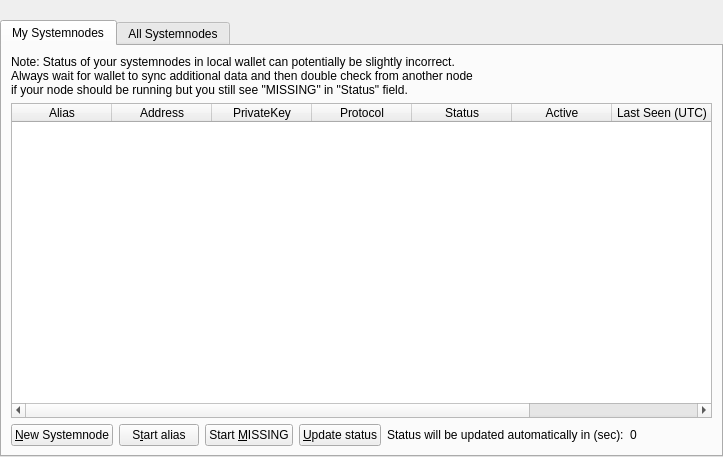
<?xml version="1.0" encoding="UTF-8"?>
<ui version="4.0">
 <class>SystemnodeList</class>
 <widget class="QWidget" name="SystemnodeList">
  <property name="geometry">
   <rect>
    <x>0</x>
    <y>0</y>
    <width>723</width>
    <height>457</height>
   </rect>
  </property>
  <property name="windowTitle">
   <string>Form</string>
  </property>
  <layout class="QVBoxLayout" name="topLayout">
   <property name="leftMargin">
    <number>0</number>
   </property>
   <property name="topMargin">
    <number>0</number>
   </property>
   <property name="rightMargin">
    <number>0</number>
   </property>
   <property name="bottomMargin">
    <number>0</number>
   </property>
   <item>
    <layout class="QVBoxLayout" name="verticalLayout">
     <property name="bottomMargin">
      <number>0</number>
     </property>
     <item>
      <spacer name="horizontalSpacer0">
       <property name="orientation">
        <enum>Qt::Horizontal</enum>
       </property>
       <property name="sizeHint" stdset="0">
        <size>
         <width>40</width>
         <height>20</height>
        </size>
       </property>
      </spacer>
     </item>
     <item>
      <widget class="QTabWidget" name="tabWidget">
       <property name="currentIndex">
        <number>0</number>
       </property>
       <widget class="QWidget" name="tabMySystemnodes">
        <attribute name="title">
         <string>My Systemnodes</string>
        </attribute>
        <layout class="QGridLayout" name="gridLayout_2">
         <item row="0" column="0">
          <layout class="QVBoxLayout" name="verticalLayout_2">
           <property name="bottomMargin">
            <number>0</number>
           </property>
           <item>
            <layout class="QHBoxLayout" name="horizontalLayout_note">
             <property name="bottomMargin">
              <number>0</number>
             </property>
             <item>
              <widget class="QLabel" name="updateNote">
               <property name="text">
                <string>Note: Status of your systemnodes in local wallet can potentially be slightly incorrect.&lt;br /&gt;Always wait for wallet to sync additional data and then double check from another node&lt;br /&gt;if your node should be running but you still see &quot;MISSING&quot; in &quot;Status&quot; field.</string>
               </property>
              </widget>
             </item>
            </layout>
           </item>
           <item>
            <widget class="QTableWidget" name="tableWidgetMySystemnodes">
             <property name="minimumSize">
              <size>
               <width>695</width>
               <height>0</height>
              </size>
             </property>
             <property name="editTriggers">
              <set>QAbstractItemView::NoEditTriggers</set>
             </property>
             <property name="alternatingRowColors">
              <bool>true</bool>
             </property>
             <property name="selectionMode">
              <enum>QAbstractItemView::SingleSelection</enum>
             </property>
             <property name="selectionBehavior">
              <enum>QAbstractItemView::SelectRows</enum>
             </property>
             <property name="sortingEnabled">
              <bool>true</bool>
             </property>
             <attribute name="horizontalHeaderStretchLastSection">
              <bool>true</bool>
             </attribute>
             <column>
              <property name="text">
               <string>Alias</string>
              </property>
             </column>
             <column>
              <property name="text">
               <string>Address</string>
              </property>
             </column>
             <column>
              <property name="text">
               <string>PrivateKey</string>
              </property>
             </column>
             <column>
              <property name="text">
               <string>Protocol</string>
              </property>
             </column>
             <column>
              <property name="text">
               <string>Status</string>
              </property>
             </column>
             <column>
              <property name="text">
               <string>Active</string>
              </property>
             </column>
             <column>
              <property name="text">
               <string>Last Seen (UTC)</string>
              </property>
             </column>
             <column>
              <property name="text">
               <string>Pubkey</string>
              </property>
             </column>
            </widget>
           </item>
           <item>
            <layout class="QHBoxLayout" name="horizontalLayout_5">
             <property name="bottomMargin">
              <number>0</number>
             </property>
             <item>
              <widget class="QPushButton" name="CreateNewSystemnode">
               <property name="text">
                <string>&amp;New Systemnode</string>
               </property>
              </widget>
             </item>
             <item>
              <widget class="QPushButton" name="startButton">
               <property name="text">
                <string>S&amp;tart alias</string>
               </property>
              </widget>
             </item>
             <item>
              <widget class="QPushButton" name="startMissingButton">
               <property name="text">
                <string>Start &amp;MISSING</string>
               </property>
              </widget>
             </item>
             <item>
              <widget class="QPushButton" name="UpdateButton">
               <property name="text">
                <string>&amp;Update status</string>
               </property>
              </widget>
             </item>
             <item>
              <widget class="QLabel" name="autoupdate_label">
               <property name="text">
                <string>Status will be updated automatically in (sec):</string>
               </property>
              </widget>
             </item>
             <item>
              <widget class="QLabel" name="secondsLabel">
               <property name="text">
                <string>0</string>
               </property>
              </widget>
             </item>
             <item>
              <spacer name="horizontalSpacer_5">
               <property name="orientation">
                <enum>Qt::Horizontal</enum>
               </property>
               <property name="sizeHint" stdset="0">
                <size>
                 <width>40</width>
                 <height>20</height>
                </size>
               </property>
              </spacer>
             </item>
            </layout>
           </item>
          </layout>
         </item>
        </layout>
       </widget>
       <widget class="QWidget" name="tabAllSystemnodes">
        <attribute name="title">
         <string>All Systemnodes</string>
        </attribute>
        <layout class="QGridLayout" name="gridLayout">
         <item row="1" column="0">
          <widget class="QTableWidget" name="tableWidgetSystemnodes">
           <property name="editTriggers">
            <set>QAbstractItemView::NoEditTriggers</set>
           </property>
           <property name="alternatingRowColors">
            <bool>true</bool>
           </property>
           <property name="selectionBehavior">
            <enum>QAbstractItemView::SelectRows</enum>
           </property>
           <property name="sortingEnabled">
            <bool>true</bool>
           </property>
           <attribute name="horizontalHeaderStretchLastSection">
            <bool>true</bool>
           </attribute>
           <column>
            <property name="text">
             <string>Address</string>
            </property>
           </column>
           <column>
            <property name="text">
             <string>Protocol</string>
            </property>
           </column>
           <column>
            <property name="text">
             <string>Status</string>
            </property>
           </column>
           <column>
            <property name="text">
             <string>Active</string>
            </property>
           </column>
           <column>
            <property name="text">
             <string>Last Seen (UTC)</string>
            </property>
           </column>
           <column>
            <property name="text">
             <string>Pubkey</string>
            </property>
           </column>
          </widget>
         </item>
         <item row="0" column="0">
          <layout class="QHBoxLayout" name="horizontalLayout_3">
           <property name="bottomMargin">
            <number>0</number>
           </property>
           <item>
            <widget class="QLabel" name="label_filter">
             <property name="text">
              <string>Filter List:</string>
             </property>
            </widget>
           </item>
           <item>
            <widget class="QLineEdit" name="filterLineEdit">
             <property name="toolTip">
              <string>Filter systemnode list</string>
             </property>
            </widget>
           </item>
           <item>
            <spacer name="horizontalSpacer_3">
             <property name="orientation">
              <enum>Qt::Horizontal</enum>
             </property>
             <property name="sizeHint" stdset="0">
              <size>
               <width>10</width>
               <height>20</height>
              </size>
             </property>
            </spacer>
           </item>
           <item>
            <widget class="QLabel" name="label_count">
             <property name="text">
              <string>Node Count:</string>
             </property>
            </widget>
           </item>
           <item>
            <widget class="QLabel" name="countLabel">
             <property name="text">
              <string>0</string>
             </property>
            </widget>
           </item>
          </layout>
         </item>
        </layout>
       </widget>
      </widget>
     </item>
    </layout>
   </item>
  </layout>
 </widget>
 <resources/>
 <connections/>
</ui>
